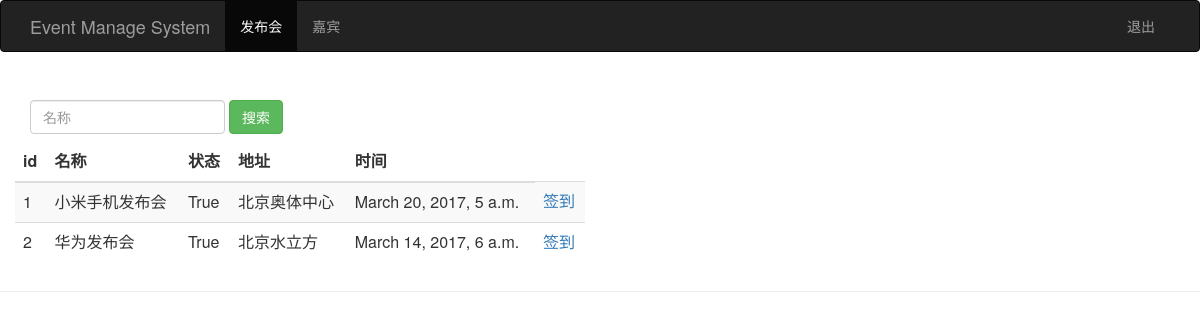
/event_manage/, run on the app's committed database.
### sign/models.py (models this page shows, shortened)
class Event(models.Model):
	name = models.CharField(max_length=100)
	limit = models.IntegerField()
	status = models.BooleanField()
	address = models.CharField(max_length=200)
	start_time = models.DateTimeField('events time')
	create_time = models.DateTimeField(auto_now=True)

### sign/views.py (the view)
# urls.py: url(r'^event_manage/$', views.event_manage),
def event_manage(request):
	event_list = Event.objects.all()
	username = request.session.get("user","")
	return render(request,"event_manage.html",{"user":username,'events':event_list})

### sign/templates/event_manage.html (shortened to what this page needs)
<html>
<head>
	{% load bootstrap3 %}
	{% bootstrap_css %}
</head>
<body role="document">
	<nav class="navbar navbar-inverse">
		<div class="container">
			<div class="navbar-header">
				<a class="navbar-brand" href="/event_manage/">Event Manage System</a>
			</div>
			<div  id="navbar" class="collapse navbar-collapse">
				<ul class="nav navbar-nav">
					<li class="active"><a href="#">发布会</a></li>
					<li> <a href="/guest_manage/">嘉宾</a></li>
				</ul>
				<ul class="nav navbar-nav navbar-right">
					<li><a href="#">{{user}}</a></li>
					<li><a href="/logout/">退出</a></li>
				</ul>
			</div>
		</div>
	</nav>
	<div class="page-header">
		<div id="navbar" class="navbar-collapse collapse">
			<form class="navbar-form" method="get" action="/search_name/">
				<div class="form-group">
					<input name="name" type="text" placeholder="名称" class="form-control">
				</div>
				<button type="submit" class="btn btn-success">搜索</button>
			</form>
	<div class="row">
		<div class="col-md-6">
			<table class="table table-striped">
				<thead>
					<tr>
						<th>id</th>
						<th>名称</th>
						<th>状态</th>
						<th>地址</th>
						<th>时间</th>
					</tr>
				</thead>
				<tbody>
					{% for event in events %}
					<tr>
						<td>{{event.id}}</td>
						<td>{{event.name}}</td>
						<td>{{event.status}}</td>
						<td>{{event.address}}</td>
						<td>{{event.start_time}}</td>
						<td><a href="/sign_index/{{event.id}}/" target="{{event.id}}_black">签到</a></td>
					</tr>
					{% endfor %}
				</tbody>
			</table>
		</div>
	</div>
</body>
</html>

### data on the page
Event: id "1", name "小米手机发布会", status "True", address "北京奥体中心", start_time "March 20, 2017, 5 a.m."
Event: id "2", name "华为发布会", status "True", address "北京水立方", start_time "March 14, 2017, 6 a.m."
